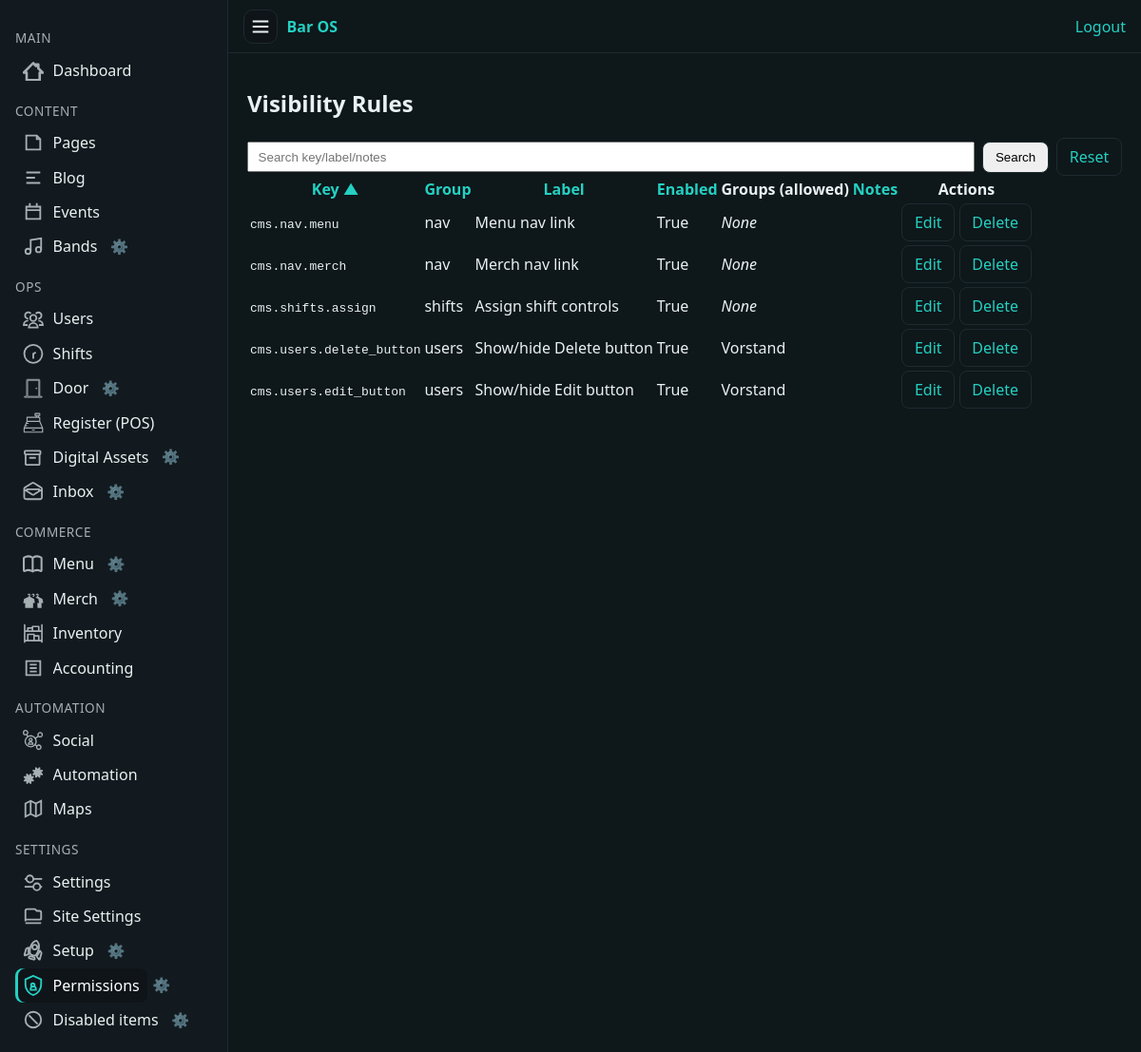
Before: /cms/settings/visibility/ (signed in) with the older database file.
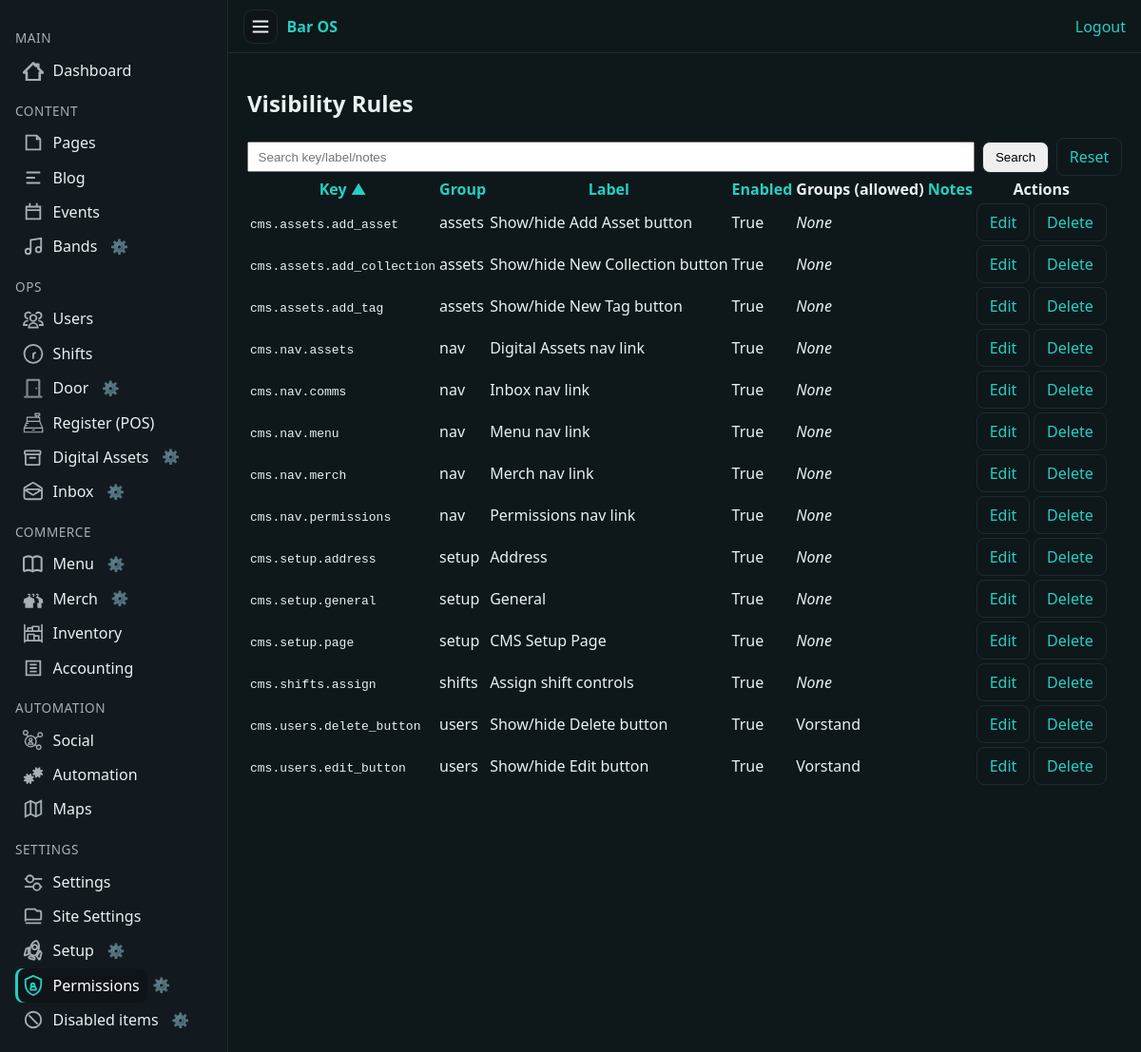
After: the same page with the newer database file.
### app/setup/models.py (models this page shows, shortened)
class VisibilityRule(models.Model):
    key = models.CharField(
        max_length=120,
        unique=True,
            db_index=True,
            validators=[RegexValidator(
                r'^[\w\.\-:]+$',
                'Key may contain letters, numbers, underscores, hyphens, dots, or colons.'
            )],
    )
    label = models.CharField(max_length=200, blank=True, help_text=_("Human-friendly name; editable."))
    is_enabled = models.BooleanField(default=True)
    allowed_groups = models.ManyToManyField(Group, blank=True)
    notes = models.CharField(max_length=255, blank=True)

### app/setup/views.py (the view)
# urls.py: path("visibility/", views.visibility_list, name="visibility_list"),
@login_required
@user_passes_test(superuser_required)
def visibility_list(request):
    q = request.GET.get("q", "").strip()
    sort = request.GET.get("sort", "key")
    direction = request.GET.get("dir", "asc")
    rules = VisibilityRule.objects.all()
    if q:
        rules = rules.filter(
            Q(key__icontains=q) |
            Q(label__icontains=q) |
            Q(notes__icontains=q)
        )
    rules = rules.annotate(first_dot=StrIndex(F("key"), Value(".")))
    rules = rules.annotate(after_first=Substr(F("key"), F("first_dot") + 1))
    rules = rules.annotate(second_rel=StrIndex(F("after_first"), Value(".")))
    rules = rules.annotate(
        group_name=Case(
            When(second_rel__gt=1,
                 then=Substr(F("key"), F("first_dot") + 1, F("second_rel") - 1)),
            default=Value(""),
            output_field=CharField(),
        )
    )
    allowed_sorts = {"key", "label", "is_enabled", "notes", "group"}  # add "group"
    if sort not in allowed_sorts:
        sort = "key"
    sort_field = "group_name" if sort == "group" else sort
    sort_expr = f"-{sort_field}" if direction == "desc" else sort_field
    rules = rules.order_by(sort_expr, "key")  # stable tiebreak
    ctx = {"rules": rules, "q": q, "sort": sort, "direction": direction}
    if request.headers.get("HX-Request") == "true":
        return render(request, "setup/_visibility_table.html", ctx)
    return render(request, "setup/visibility_list.html", ctx)

### app/comms/services/audience.py (called while the page is built)
def user_membership_ids(user):
    badge_ids = set()
    try:
        profile = user.profile
        badge_ids = set(profile.badges.values_list("id", flat=True))
    except Exception:
        pass
    group_ids = set(user.groups.values_list("id", flat=True))
    return badge_ids, group_ids

def visible_threads_qs(user, base_qs=None):
    if base_qs is None:
        base_qs = MessageThread.objects.all()
    badge_ids, group_ids = user_membership_ids(user)
    cond = Q(audiences__user=user)
    if badge_ids:
        cond |= Q(audiences__badge_id__in=badge_ids)
    if group_ids:
        cond |= Q(audiences__group_id__in=group_ids)
    qs = base_qs.filter(cond).distinct()
    return qs

### app/core/context_processors.py (called while the page is built)
def sitecfg(request):
    return {"sitecfg": get_config()}

### app/core/encryption.py (called while the page is built)
    def from_db_value(self, value, expression, connection):  # noqa: D401
        if value in self.empty_values:
            return value
        try:
            return super().from_db_value(value, expression, connection)
        except Exception:  # pragma: no cover - best-effort guard
            return value

### app/setup/models.py (called while the page is built)
    @classmethod
    def get_solo(cls):
        obj, _ = cls.objects.get_or_create(id=1)
        return obj

### app/templates/setup/visibility_list.html (shortened to what this page needs)
{% extends "cms/base_cms.html" %}
{% load static %}
{% block content %}
<h1>Visibility Rules</h1>
<form class="mb-3" style="display:flex; gap:.5rem; align-items:center;"
      hx-get="{% url 'setup:visibility_list' %}"
      hx-target="#rules-table"
      hx-push-url="true">
  <input type="text"
         name="q"
         value="{{ q }}"
         placeholder="Search key/label/notes"
         style="flex:1; padding:.4rem .6rem;"
         hx-trigger="keyup changed delay:300ms"
         hx-get="{% url 'setup:visibility_list' %}"
         hx-target="#rules-table"
         hx-include="closest form"
         hx-push-url="true">
  <button class="btn btn-primary" type="submit">Search</button>
  <a class="btn btn-secondary" href="{% url 'setup:visibility_list' %}">Reset</a>
</form>
<div id="rules-table">
  {% include "setup/_visibility_table.html" %}
</div>
{% endblock %}

### app/templates/setup/_visibility_table.html
<table class="table">
  <tr>
    <th>
      <a
        hx-get="{% url 'setup:visibility_list' %}?q={{ q|urlencode }}&sort=key{% if sort == 'key' and direction != 'desc' %}&dir=desc{% endif %}"
        hx-target="#rules-table" hx-push-url="true">
        Key {% if sort == 'key' %}{% if direction == 'desc' %}▼{% else %}▲{% endif %}{% endif %}
      </a>
    </th>
    <th>
      <a
        hx-get="{% url 'setup:visibility_list' %}?q={{ q|urlencode }}&sort=group{% if sort == 'group' and direction != 'desc' %}&dir=desc{% endif %}"
        hx-target="#rules-table" hx-push-url="true">
        Group {% if sort == 'group' %}{% if direction == 'desc' %}▼{% else %}▲{% endif %}{% endif %}
      </a>
    </th>
    <th>
      <a
        hx-get="{% url 'setup:visibility_list' %}?q={{ q|urlencode }}&sort=label{% if sort == 'label' and direction != 'desc' %}&dir=desc{% endif %}"
        hx-target="#rules-table" hx-push-url="true">
        Label {% if sort == 'label' %}{% if direction == 'desc' %}▼{% else %}▲{% endif %}{% endif %}
      </a>
    </th>
    <th>
      <a
        hx-get="{% url 'setup:visibility_list' %}?q={{ q|urlencode }}&sort=is_enabled{% if sort == 'is_enabled' and direction != 'desc' %}&dir=desc{% endif %}"
        hx-target="#rules-table" hx-push-url="true">
        Enabled {% if sort == 'is_enabled' %}{% if direction == 'desc' %}▼{% else %}▲{% endif %}{% endif %}
      </a>
    </th>
    <th>Groups (allowed)</th>
    <th>
      <a
        hx-get="{% url 'setup:visibility_list' %}?q={{ q|urlencode }}&sort=notes{% if sort == 'notes' and direction != 'desc' %}&dir=desc{% endif %}"
        hx-target="#rules-table" hx-push-url="true">
        Notes {% if sort == 'notes' %}{% if direction == 'desc' %}▼{% else %}▲{% endif %}{% endif %}
      </a>
    </th>
    <th>Actions</th>
  </tr>
  {% for r in rules %}
    <tr>
      <td><code>{{ r.key }}</code></td>
      <td>{{ r.group_name|default:"—" }}</td>
      <td>{{ r.label }}</td>
      <td>{{ r.is_enabled }}</td>
      <td>
        {% for g in r.allowed_groups.all %}
          {{ g.name }}{% if not forloop.last %}, {% endif %}
        {% empty %}
          <em>None</em>
        {% endfor %}
      </td>
      <td>{{ r.notes }}</td>
      <td>
        <a class="btn btn-secondary" href="{% url 'setup:visibility_edit' %}?key={{ r.key|urlencode }}">Edit</a>
        <a class="btn btn-danger" href="{% url 'setup:visibility_delete' r.id %}" onclick="return confirm('Delete rule?');">Delete</a>
      </td>
    </tr>
  {% empty %}
    <tr><td colspan="7"><em>No rules found.</em></td></tr>
  {% endfor %}
</table>

Changed rows visible on the page:
added VisibilityRule: key "cms.assets.add_asset", group_name "assets", label "Show/hide Add Asset button", is_enabled "True"
added VisibilityRule: key "cms.assets.add_collection", group_name "assets", label "Show/hide New Collection button", is_enabled "True"
added VisibilityRule: key "cms.assets.add_tag", group_name "assets", label "Show/hide New Tag button", is_enabled "True"
added VisibilityRule: key "cms.nav.assets", group_name "nav", label "Digital Assets nav link", is_enabled "True"
added VisibilityRule: key "cms.nav.comms", group_name "nav", label "Inbox nav link", is_enabled "True"
added VisibilityRule: key "cms.nav.permissions", group_name "nav", label "Permissions nav link", is_enabled "True"
added VisibilityRule: key "cms.setup.address", group_name "setup", label "Address", is_enabled "True"
added VisibilityRule: key "cms.setup.general", group_name "setup", label "General", is_enabled "True"
added VisibilityRule: key "cms.setup.page", group_name "setup", label "CMS Setup Page", is_enabled "True"
